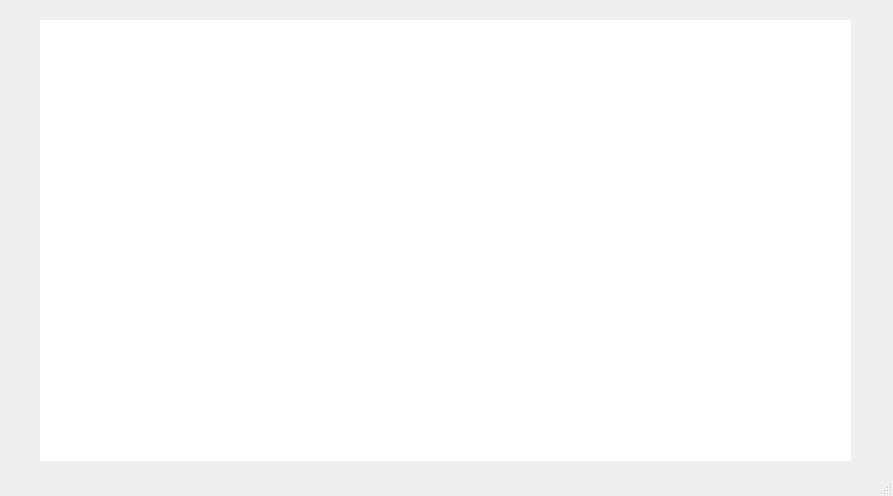
<?xml version="1.0" encoding="UTF-8"?>
<ui version="4.0">
 <class>MainWindow</class>
 <widget class="QMainWindow" name="MainWindow">
  <property name="geometry">
   <rect>
    <x>0</x>
    <y>0</y>
    <width>893</width>
    <height>496</height>
   </rect>
  </property>
  <property name="windowTitle">
   <string>MainWindow</string>
  </property>
  <widget class="QWidget" name="centralwidget">
   <widget class="QLabel" name="label">
    <property name="geometry">
     <rect>
      <x>0</x>
      <y>0</y>
      <width>891</width>
      <height>501</height>
     </rect>
    </property>
    <property name="autoFillBackground">
     <bool>true</bool>
    </property>
    <property name="text">
     <string/>
    </property>
    <property name="pixmap">
     <pixmap>B.G/Black_Template.jpg</pixmap>
    </property>
    <property name="scaledContents">
     <bool>true</bool>
    </property>
   </widget>
   <widget class="QLabel" name="label_2">
    <property name="geometry">
     <rect>
      <x>40</x>
      <y>20</y>
      <width>811</width>
      <height>441</height>
     </rect>
    </property>
    <property name="styleSheet">
     <string notr="true">background-color: rgb(255, 255, 255);</string>
    </property>
    <property name="text">
     <string/>
    </property>
    <property name="pixmap">
     <pixmap>ExtraGui/Jarvis_Gui (2).gif</pixmap>
    </property>
    <property name="scaledContents">
     <bool>true</bool>
    </property>
   </widget>
  </widget>
  <widget class="QStatusBar" name="statusbar"/>
 </widget>
 <resources/>
 <connections/>
</ui>
